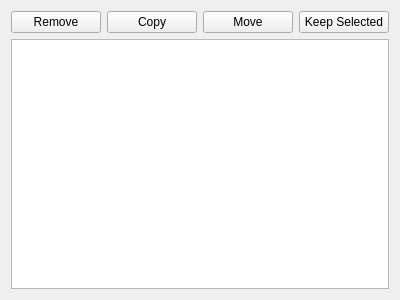
<?xml version="1.0" encoding="UTF-8"?>
<ui version="4.0">
 <class>Form</class>
 <widget class="QWidget" name="Form">
  <property name="geometry">
   <rect>
    <x>0</x>
    <y>0</y>
    <width>400</width>
    <height>300</height>
   </rect>
  </property>
  <property name="windowTitle">
   <string>Form</string>
  </property>
  <layout class="QGridLayout" name="gridLayout">
   <item row="0" column="1">
    <widget class="QPushButton" name="copy_buttom">
     <property name="text">
      <string>Copy</string>
     </property>
    </widget>
   </item>
   <item row="0" column="0">
    <widget class="QPushButton" name="remove_button">
     <property name="text">
      <string>Remove</string>
     </property>
    </widget>
   </item>
   <item row="0" column="2">
    <widget class="QPushButton" name="move_button">
     <property name="text">
      <string>Move</string>
     </property>
    </widget>
   </item>
   <item row="0" column="3">
    <widget class="QPushButton" name="keep_button">
     <property name="text">
      <string>Keep Selected</string>
     </property>
    </widget>
   </item>
   <item row="1" column="0" colspan="4">
    <widget class="QTableWidget" name="selection_widget"/>
   </item>
  </layout>
 </widget>
 <resources/>
 <connections/>
</ui>
